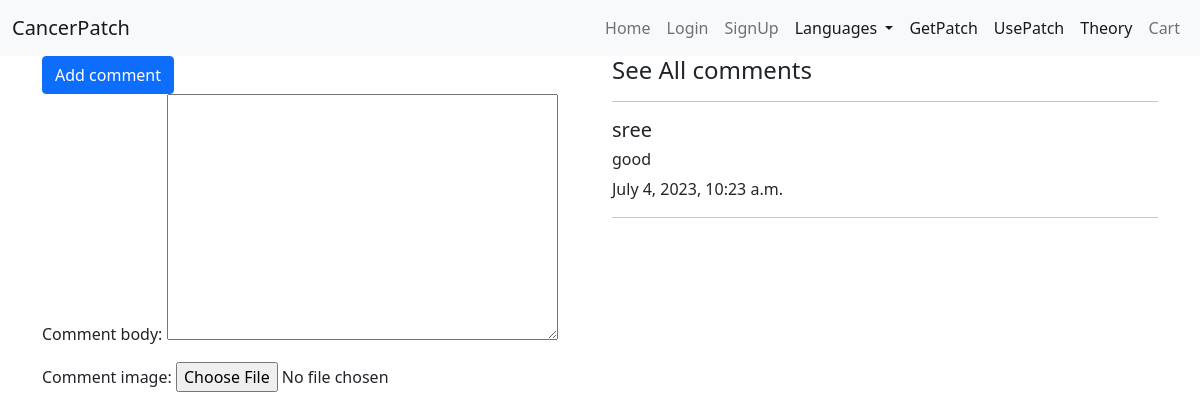
Page /comment/17/ on the committed database.
### store/models.py (models this page shows, shortened)
class Comment(models.Model):
    product=models.ForeignKey(Product,on_delete=models.CASCADE,related_name="comments")
    commenter_name=models.ForeignKey(User,on_delete=models.CASCADE)
    comment_body=models.TextField()
    comment_image=models.ImageField(upload_to=get_file_path,null=True,blank=True)
    created_at=models.DateTimeField(auto_now_add=True)

### store/views.py (the view)
# urls.py: path('comment/<int:id>/', comment, name='comment'),
def comment(request,id):
    eachProduct = Product.objects.get(id=id)
    form = CommentForm()
    context={'form':form,'eachProduct':eachProduct}
    return render(request,'store/coment.html',context)

### store/forms.py
class CommentForm(forms.Form):
    comment_body = forms.CharField(widget=forms.Textarea)
    comment_image=forms.ImageField(required=False)
    class Meta:
        model=Comment
        fields=['comment_body','comment_image']

### store/templates/store/coment.html (shortened to what this page needs)
{% extends 'store/layouts/base.html' %}
{% block content %}
<div class="container">
  <div class="row">
    <div class="col-md-6">
      <form method="post" action="{% url 'addComment' eachProduct.id %}" enctype="multipart/form-data">
        <button class="btn btn-primary" type="submit" >Add comment</button>
      {{ form.as_p }}
      </form>
    </div>
    <div class="col-md-6">
      <h4>See All comments</h4>
      <hr>
      {% if not eachProduct.comments.all %}
        <p>No Comments Yet...Write the first comment</p>
      {% else %}
        {% for comment in eachProduct.comments.all %}
          <h5>{{ comment.commenter_name }}</h5>
          <h6>{{ comment.comment_body }}</h6>
      <p>{{ comment.created_at }}</p>
      <hr>
      {% endfor %}
      {% endif %}
    </div>
  </div>
</div>
{% endblock content %}

### rows in the picture
Comment: commenter_name "sree", comment_body "good", created_at "July 4, 2023, 10:23 a.m."
